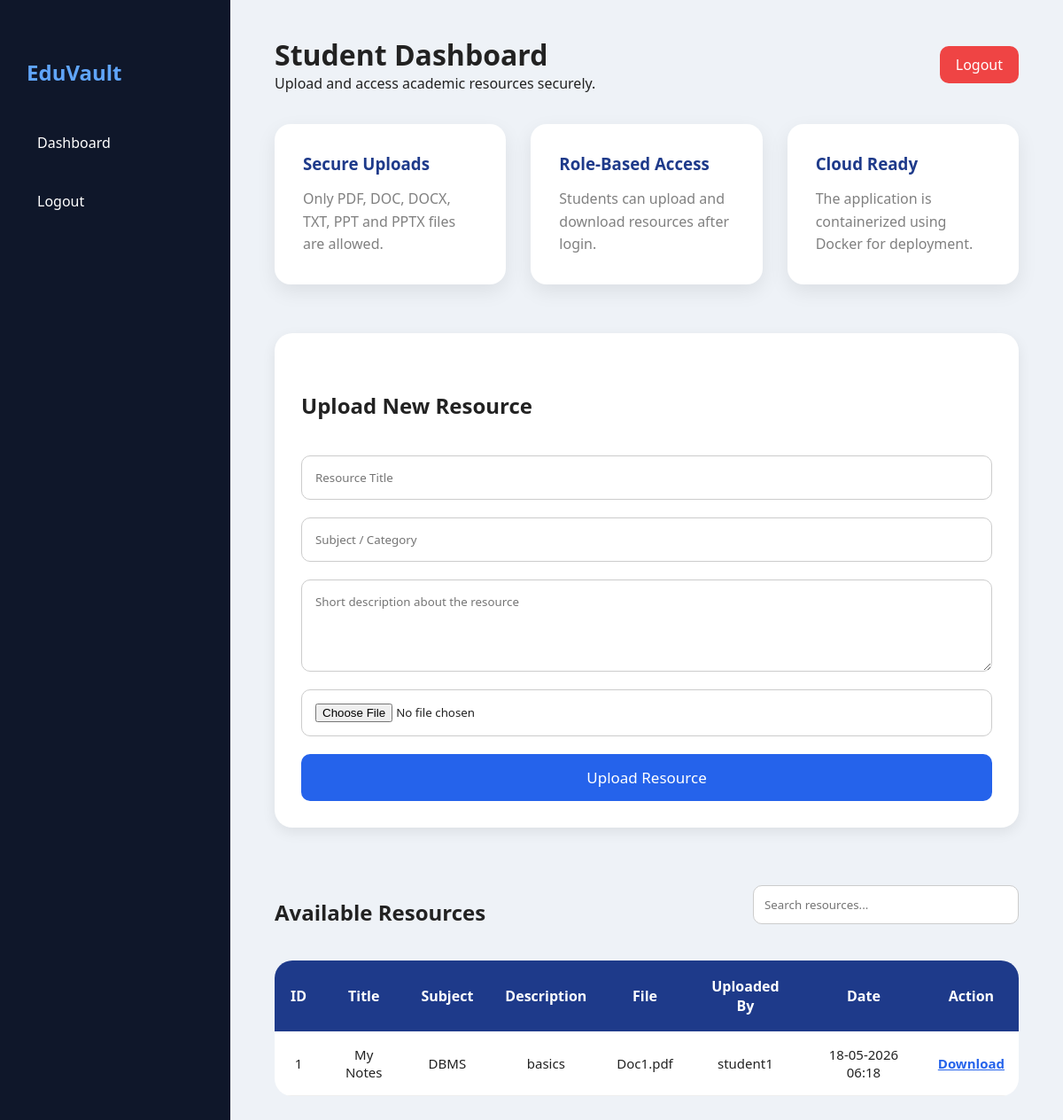
The app's page /dashboard (signed in) with its own data.
### tables this page shows
CREATE TABLE resources(
        id INTEGER PRIMARY KEY AUTOINCREMENT,
        title TEXT,
        subject TEXT,
        description TEXT,
        filename TEXT,
        uploaded_by TEXT,
        upload_date TEXT
    );

### app.py (the view, shortened to what this page needs)
@app.route('/dashboard', methods=['GET', 'POST'])
def dashboard():
    if 'username' not in session:
        return redirect('/login')
    conn = sqlite3.connect('database.db')
    cur = conn.cursor()
    cur.execute("SELECT * FROM resources ORDER BY id DESC")
    resources = cur.fetchall()
    conn.close()
    return render_template('dashboard.html', resources=resources)

### app.py (called while the page is built)
@app.after_request
def add_security_headers(response):
    response.headers['X-Content-Type-Options'] = 'nosniff'
    response.headers['X-Frame-Options'] = 'DENY'
    response.headers['Cache-Control'] = 'no-store'
    return response

### templates/dashboard.html (shortened to what this page needs)
<!DOCTYPE html>
<html>
<head>
    <link rel="stylesheet" href="/static/style.css">
</head>
<body>
<div class="dashboard">
    <div class="sidebar">
        <h2>EduVault</h2>
        <a href="/dashboard">Dashboard</a>
        <a href="/logout">Logout</a>
    </div>
    <div class="main">
        <div class="topbar">
            <div>
                <h1>Student Dashboard</h1>
                <p>Upload and access academic resources securely.</p>
            </div>
            <a class="logout-btn" href="/logout">Logout</a>
        </div>
        <div class="cards">
            <div class="card">
                <h3>Secure Uploads</h3>
                <p>Only PDF, DOC, DOCX, TXT, PPT and PPTX files are allowed.</p>
            </div>
            <div class="card">
                <h3>Role-Based Access</h3>
                <p>Students can upload and download resources after login.</p>
            </div>
            <div class="card">
                <h3>Cloud Ready</h3>
                <p>The application is containerized using Docker for deployment.</p>
            </div>
        </div>
        <div class="upload-box">
            <h2>Upload New Resource</h2>
            <br>
            <form method="POST" enctype="multipart/form-data">
                <input type="text" name="title" placeholder="Resource Title" required>
                <input type="text" name="subject" placeholder="Subject / Category" required>
                <textarea name="description" placeholder="Short description about the resource" rows="4" required></textarea>
                <input type="file" name="file" required>
                <button type="submit">Upload Resource</button>
            </form>
        </div>
        <br><br>
       <div style="display:flex; justify-content:space-between; align-items:center; margin-bottom:20px;">
    <h2>Available Resources</h2>
    <input
        type="text"
        id="searchInput"
        placeholder="Search resources..."
        style="
            width:300px;
            padding:12px;
            border-radius:10px;
            border:1px solid #ccc;
        "
    >
</div>
        <table>
            <tr>
                <th>ID</th>
                <th>Title</th>
                <th>Subject</th>
                <th>Description</th>
                <th>File</th>
                <th>Uploaded By</th>
                <th>Date</th>
                <th>Action</th>
            </tr>
            {% for resource in resources %}
            <tr>
                <td>{{ resource[0] }}</td>
                <td>{{ resource[1] }}</td>
                <td>{{ resource[2] }}</td>
                <td>{{ resource[3] }}</td>
                <td>{{ resource[4] }}</td>
                <td>{{ resource[5] }}</td>
                <td>{{ resource[6] }}</td>
                <td><a href="/download/{{ resource[4] }}">Download</a></td>
            </tr>
            {% endfor %}
        </table>
    </div>
</div>
</body>
</html>

### static/style.css (style rules this page uses)
* { margin:0; padding:0; box-sizing:border-box; font-family: 'Segoe UI', sans-serif; }
body { background:#eef2f7; color:#222; }
.dashboard { display:flex; min-height:100vh; }
.sidebar { width:260px; background:#0f172a; color:white; padding:30px; }
.sidebar h2 { margin-bottom:40px; color:#60a5fa; }
.sidebar a { display:block; color:white; text-decoration:none; margin-bottom:20px; padding:12px; border-radius:10px; transition:0.3s; }
.main { flex:1; padding:40px 50px; max-width: calc(100% - 260px); overflow-x:auto; }
.topbar { display:flex; justify-content:space-between; align-items:center; margin-bottom:40px; }
.cards { display:grid; grid-template-columns:repeat(3, 1fr); gap:28px; margin:35px 0 55px 0; }
.card { background:white; padding:32px; border-radius:18px; box-shadow:0 8px 22px rgba(0,0,0,0.08); min-height:150px; }
.card h3 { margin-bottom:15px; color:#1e3a8a; }
.upload-box { background:white; padding:30px; border-radius:20px; box-shadow:0 5px 15px rgba(0,0,0,0.08); }
.upload-box form { display:flex; flex-direction:column; }
.upload-box input, .upload-box textarea { margin-bottom:20px; padding:15px; border-radius:10px; border:1px solid #ccc; }
.upload-box button { padding:15px; background:#2563eb; border:none; color:white; border-radius:10px; font-size:17px; }
table { width:100%; border-collapse:collapse; background:white; border-radius:20px; overflow:hidden; }
table th { background:#1e3a8a; color:white; padding:18px; }
table td { padding:16px; border-bottom:1px solid #eee; }
.logout-btn { background:#ef4444; padding:10px 18px; border-radius:10px; color:white; text-decoration:none; }
h2 { margin-top:35px; margin-bottom:18px; }
table { margin-bottom:45px; table-layout:auto; }
table th, table td { text-align:center; vertical-align:middle; }
table td { font-size:15px; }
table a { color:#2563eb; font-weight:600; }
.topbar { margin-bottom:20px; }
.card p { color:gray; line-height:1.6; }

### records on screen
resources: id "1", title "My Notes", subject "DBMS", description "basics", filename "Doc1.pdf", uploaded_by "student1", upload_date "18-05-2026 06:18"
